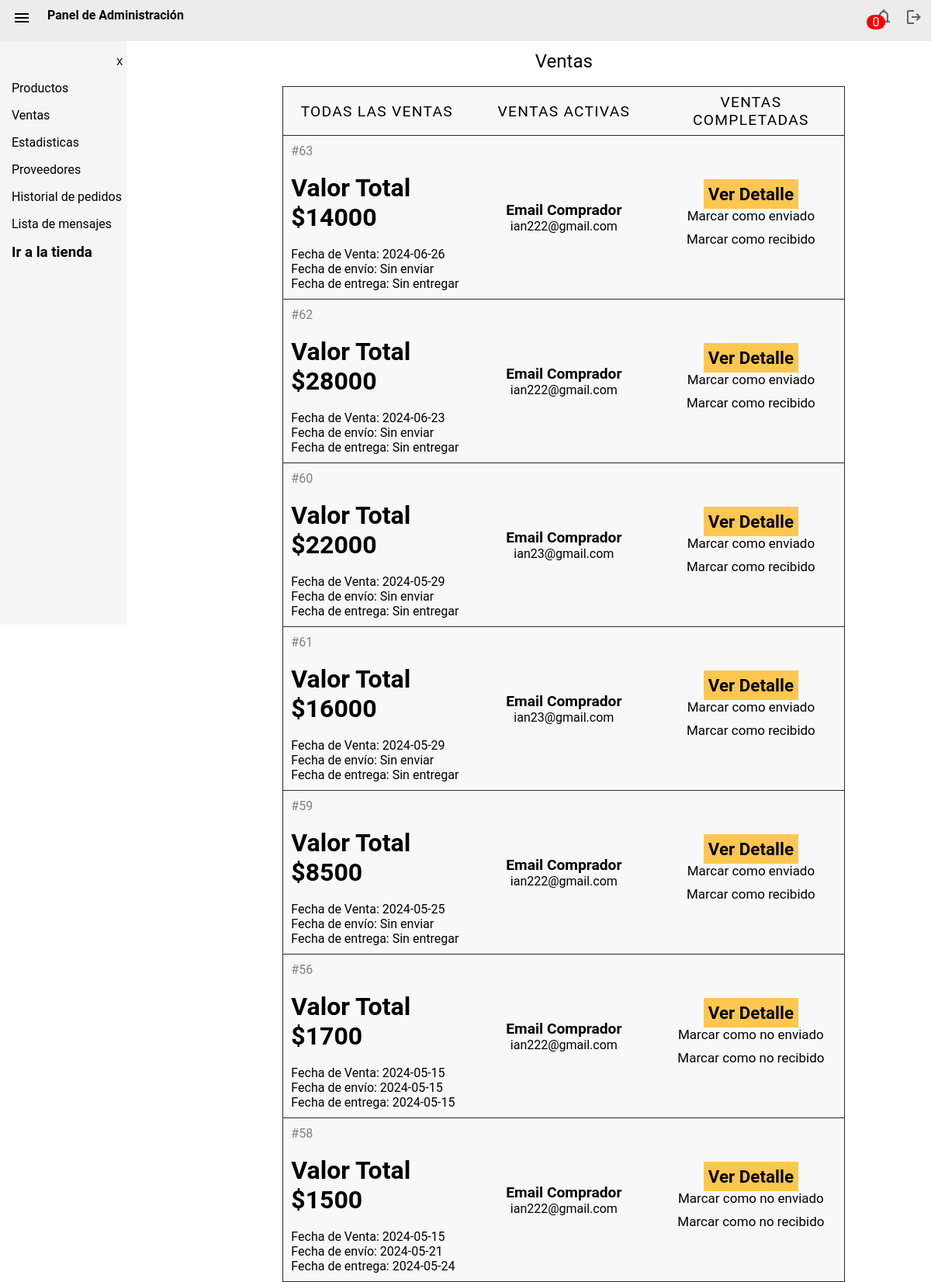
The page /ventas.php (signed in) on the database its author committed.
### tables this page shows
CREATE TABLE `ventas` (
  `IdVenta` int(11) NOT NULL,
  `IdCliente` int(11) NOT NULL,
  `preciototal` int(11) NOT NULL,
  `fechaVenta` date NOT NULL DEFAULT current_timestamp(),
  `fechaEntrega` date DEFAULT NULL,
  `fechaEnvio` date DEFAULT NULL,
  `notificado` int(11) NOT NULL DEFAULT 0
);

CREATE TABLE `usuarios` (
  `id` int(11) NOT NULL,
  `email` varchar(60) NOT NULL,
  `username` varchar(60) NOT NULL,
  `password` varchar(255) NOT NULL
);

### ventas.php (the view, shortened to what this page needs)
<link rel="stylesheet" href="https://cdn.datatables.net/2.0.7/css/dataTables.dataTables.css"/>
<?php
$conn = conexion();
$sql = "SELECT * FROM ventas JOIN usuarios ON ventas.IdCliente = usuarios.id ORDER BY ventas.fechaVenta DESC;";
$result = $conn->query($sql);
?>
<!DOCTYPE html>
<html lang="en">
<head>
    <link rel="stylesheet" href="./css/navbar.css">
    <link rel="stylesheet" href="./css/mostrarusuarios.css">
    <link rel="stylesheet" href="css/index.css">
    <link rel="stylesheet" href="css/ventas.css">
    <link rel="stylesheet" href="https://cdn.datatables.net/2.0.7/css/dataTables.dataTables.css">
</head>
<body>
    <?php include_once("./api/navbar.php") ?>
    <div class="main-container">
        <?php include("./api/sidebar.php") ?>
        <div class="content">
            <table id="myTable"class="table-products">
                <caption>Ventas</caption>
                <thead>
                    <tr>
                        <th scope="col"><a href="#" class="filtrar_ventas" onclick="filtrarVentas('todas')">Todas las Ventas</a></th>
                        <th scope="col"><a href="#" class="filtrar_ventas" onclick="filtrarVentas('activa')">Ventas Activas</a></th>
                        <th scope="col" ><a href="#" class="filtrar_ventas" onclick="filtrarVentas('completada')">Ventas Completadas</a></th>
                    </tr>
                </thead>
                <tbody>
                    <?php
                    if ($result->num_rows > 0) {
                        while ($row = $result->fetch_assoc()) {
                            $estado = 'activa';
                            if ($row['fechaEnvio'] != '0000-00-00' && $row['fechaEntrega'] == '0000-00-00') {
                                $estado = 'activa';
                            }
                            elseif($row['fechaEnvio'] != '0000-00-00' && $row['fechaEntrega'] != '0000-00-00'){
                                $estado = 'completada';
                            }
                            else{
                                $estado = 'activa';
                            }
                            echo "<tr data-id='" . $row["IdVenta"] . "' class='venta-".$estado."'>";
                                echo "<td class='col1' data-label='ID'>". "<p id='id_venta'>#" . $row["IdVenta"]."</p>" ."</br> ". "<p id='valor_total'>Valor Total $" . $row["preciototal"]."</p>"."</br>".
                                "Fecha de Venta: " .$row["fechaVenta"]."</br>"."<div class='fecha-envio'>Fecha de envío: " .($row["fechaEnvio"] == '0000-00-00' ? 'Sin enviar' : $row["fechaEnvio"])."</div>".
                                "<div class='fecha-entrega'>Fecha de entrega: " .($row["fechaEntrega"] == '0000-00-00' ? 'Sin entregar' : $row["fechaEntrega"])."</div>"."</td>";
                                echo "<td data-label='Email'>"."<p id='email_comprador'>Email Comprador"."</p>" . $row["email"] . "</td>";
                                echo "<td data-label='Accion'><a href='detalleventa.php?id=" . $row["IdVenta"]."'id='crudM' class='boton_detalle' " . ">Ver Detalle</a></br>";
                                if($row['fechaEnvio'] == "0000-00-00") {
                                    echo "<button id='boton_marcar' class='marcar-envio'>Marcar como enviado</button></br>";
                                }
                                if($row['fechaEnvio'] != "0000-00-00") {
                                    echo"<button id='boton_marcar' class='marcar-no-enviado'>Marcar como no enviado</button></br>";
                                }
                                if($row['fechaEntrega'] == "0000-00-00") {
                                    echo "<button id='boton_marcar' class='marcar-recibido'>Marcar como recibido</button></br>";
                                }
                                if($row['fechaEntrega'] != "0000-00-00") {
                                    echo "<button id='boton_marcar' class='marcar-no-recibido'>Marcar como no recibido</button></br>";
                                }
                            echo "</td></tr>";
                        }
                    } else {
                        echo "<tr><td colspan='3'>NO HAY REGISTROS</td></tr>";
                    }
                    ?>
                </tbody>
            </table>
        </div>
    </div>
</body>
</html>

### css/navbar.css (style rules this page uses)
body { margin: 0; padding: 0; width: 100%; box-sizing: border-box; }
a { text-decoration: none; color: rgb(0, 0, 0); }

### css/mostrarusuarios.css (style rules this page uses)
* { margin: 0; font-family: 'Roboto', sans-serif; }
.main-container { display: flex; height: calc(100vh - 48px); }
table { border: 1px solid #ccc; border-collapse: collapse; margin: 0; margin-left: 200px; padding: 0; width: 70%; table-layout: fixed; }
table caption { font-size: 1.5em; margin: .5em 0 .75em; }
table tr { background-color: #f8f8f8; border: 1px solid #2c2c2c; padding: .35em; }
table th, table td { padding: .625em; text-align: center; word-wrap: break-word; }
table th { font-size: .8em; letter-spacing: .1em; text-transform: uppercase; }
#crudM { background-color: rgb(255, 199, 80); padding: 6px; font-weight: bold; }

### css/index.css (style rules this page uses)
body { position: relative; }
.main-container { display: flex; height: calc(100vh - 48px); }

### css/ventas.css (style rules this page uses)
.col1 { text-align: left; }
.filtrar_ventas { font-size: 1.5em; display: inline-block; width: 100%; height: 90%; font-weight: normal; }
#id_venta { font-size: 1em; color: grey; }
#email_comprador { font-size: 1.2em; font-weight: bold; }
#valor_total { font-size: 2em; font-weight: bold; }
#boton_marcar { background: none; border: none; font-size: 17px; margin: 4px; }
.boton_detalle { font-size: 1.4em; }

### rows shown on the page
ventas: IdVenta "63", preciototal "14000", fechaVenta "2024-06-26", fechaEnvio "Sin enviar", fechaEntrega "Sin entregar", usuarios.email "ian222@gmail.com"
ventas: IdVenta "62", preciototal "28000", fechaVenta "2024-06-23", fechaEnvio "Sin enviar", fechaEntrega "Sin entregar", usuarios.email "ian222@gmail.com"
ventas: IdVenta "60", preciototal "22000", fechaVenta "2024-05-29", fechaEnvio "Sin enviar", fechaEntrega "Sin entregar", usuarios.email "ian23@gmail.com"
ventas: IdVenta "61", preciototal "16000", fechaVenta "2024-05-29", fechaEnvio "Sin enviar", fechaEntrega "Sin entregar", usuarios.email "ian23@gmail.com"
ventas: IdVenta "59", preciototal "8500", fechaVenta "2024-05-25", fechaEnvio "Sin enviar", fechaEntrega "Sin entregar", usuarios.email "ian222@gmail.com"
ventas: IdVenta "56", preciototal "1700", fechaVenta "2024-05-15", fechaEnvio "2024-05-15", fechaEntrega "2024-05-15", usuarios.email "ian222@gmail.com", shows "Marcar como no enviado", shows "Marcar como no recibido"
ventas: IdVenta "58", preciototal "1500", fechaVenta "2024-05-15", fechaEnvio "2024-05-21", fechaEntrega "2024-05-24", usuarios.email "ian222@gmail.com", shows "Marcar como no enviado", shows "Marcar como no recibido"
